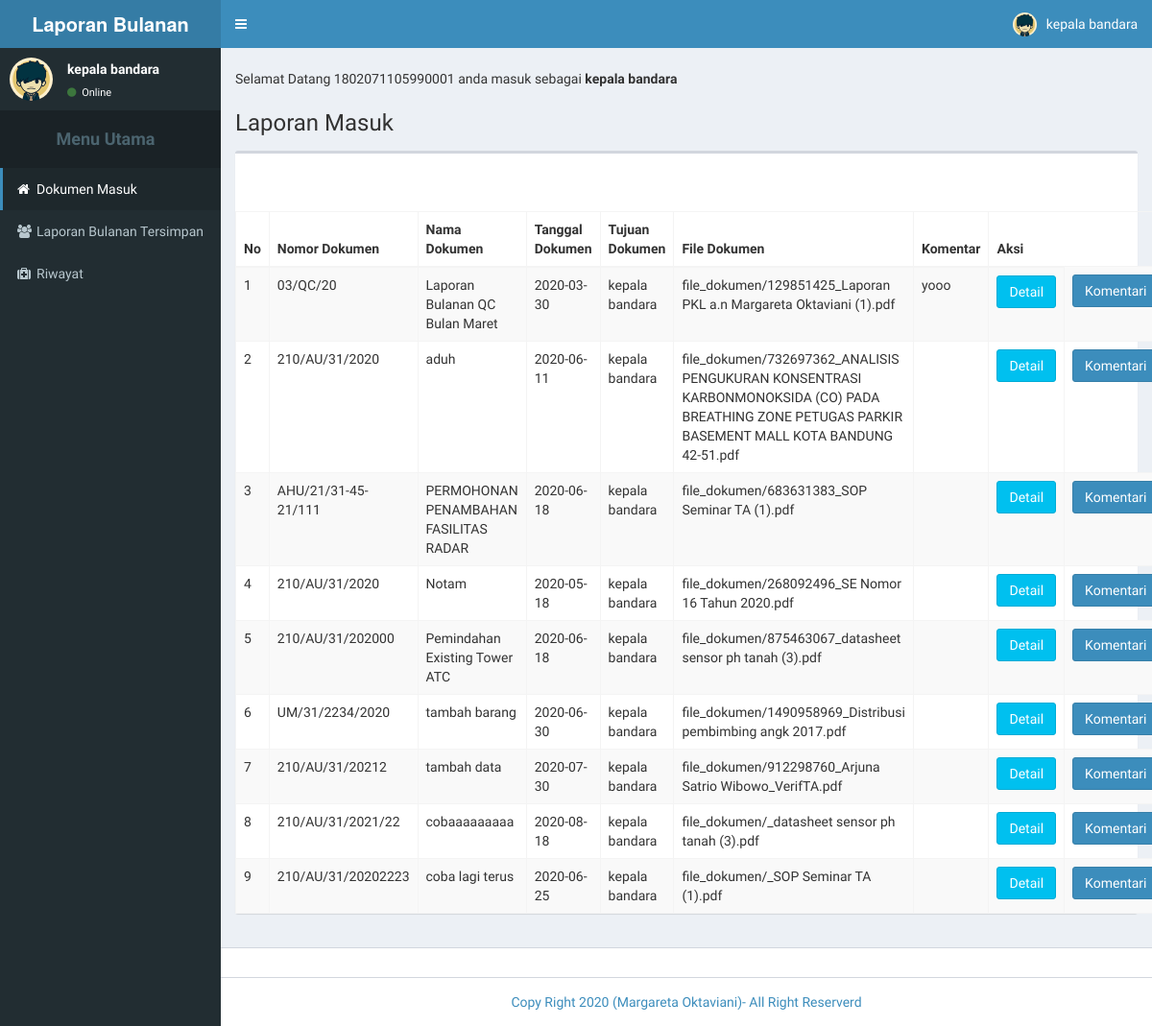
Page /kepalabandara/home.php (signed in) on the committed database.
### tables this page shows
CREATE TABLE `dokumen` (
  `id` int(4) NOT NULL,
  `nomor_dokumen` varchar(100) NOT NULL,
  `nama_dokumen` varchar(100) NOT NULL,
  `tanggal_dokumen` date NOT NULL,
  `tujuan_dokumen` enum('kepala bandara','kepala koordinator') NOT NULL,
  `file_dokumen` varchar(1000) NOT NULL,
  `komentar` varchar(1000) DEFAULT NULL,
  `status` tinyint(1) NOT NULL
);

### kepalabandara/list_laporan.php (the view, shortened to what this page needs)
<thead>
					<tr>
						<th>No</th>
                        <th>Nomor Dokumen</th>
						<th>Nama Dokumen</th>
						<th>Tanggal Dokumen</th>
						<th>Tujuan Dokumen</th>
						<th>File Dokumen</th>
						<th>Komentar</th>
						<th>Aksi</th>
					</tr>
				</thead>
				<tbody>
                    <?php
                        $no=0;
						$querydokumen = mysqli_query ($connect, "SELECT * FROM dokumen WHERE tujuan_dokumen ='kepala bandara';");
						while ($dokumen = mysqli_fetch_array ($querydokumen)){
                            $no++;
						?>
                                <tr>
									<td><?=$no;?></td>
                                    <td><?=$dokumen[nomor_dokumen];?></td>
									<td><?=$dokumen[nama_dokumen];?></td>
									<td><?=$dokumen[tanggal_dokumen];?></td>
									<td><?=$dokumen[tujuan_dokumen];?></td>
									<td><?=$dokumen[file_dokumen];?></td>
									<td><?=$dokumen[komentar];?></td>
									<td><a href='http://localhost/radinintenbaru/pegawaikampen/<?=$dokumen[file_dokumen];?>' class='open_modal_detail btn btn-info' dokumen='$dokumen[nomor_dokumen]'>Detail</a></td>
					<form method="POST" action="komentar.php">
					<td>
					<input type="submit" class="open_modal_edit btn btn-primary" value="Komentari">
					</td>
					</form>
					</tr>
					<?php }?>
				</tbody>

### kepalabandara/home.php (shortened to what this page needs)
<?php
include "../include/connect.php";
?>
<!DOCTYPE html>
<html>
<head>
  <link rel="stylesheet" href="../assets/bootstrap/css/bootstrap.min.css">
    <link rel="stylesheet" href="../assets/fa/css/font-awesome.css">
    <link rel="stylesheet" href="../assets/plugins/datatables/dataTables.bootstrap.css">
    <link rel="stylesheet" href="../assets/dist/css/AdminLTE.min.css">
    <link rel="stylesheet" href="../assets/dist/css/skins/_all-skins.min.css">
  </head>
<body class="hold-transition skin-blue sidebar-mini">
<div class="wrapper">
  <header class="main-header">
  <div class="logo">
<span class="logo-lg"><b>Laporan Bulanan </b></span>
</div>
  <nav class="navbar navbar-static-top" role="navigation">
    <a href="#" class="sidebar-toggle" data-toggle="offcanvas" role="button">
    </a>
    <div class="navbar-custom-menu">
      <ul class="nav navbar-nav">
        <li class="dropdown user user-menu">
          <a href="#" class="dropdown-toggle" data-toggle="dropdown">
	<img src="../assets/images/avatar0.jpg" class="user-image" alt="images">
  <span class="hidden-xs"><?php echo $_SESSION['role']; ?></span>
          </a>
          </li>
        </ul>
      </div>
    </nav>
  </header>
  <aside class="main-sidebar">
    <section class="sidebar">
      <div class="user-panel">
        <div class="pull-left image">
          <img src="../assets/images/avatar0.jpg" class="img-circle" alt="User Image">
        </div>
        <div class="pull-left info">
        <p><?php echo $_SESSION['role']; ?></p>
          <a href="#"><i class="fa fa-circle text-success"></i> Online</a>
        </div>
          </div>
          <ul class="sidebar-menu">
            <li class	="header"><h4><b><center>Menu Utama</center></b></h4></li>
            <li class	="active"><a href="home.php"><i class="fa fa-home"></i><span>Dokumen Masuk</span></a></li>
            <li><a href ="tersimpan.php"><i class="fa fa-users"></i><span>Laporan Bulanan Tersimpan</span></a></li>
            <li><a href ="riwayat.php"><i class="fa fa-medkit"></i><span>Riwayat</span></a></li>
          </ul>
        </section>
  </aside>
  <div class="content-wrapper">
    <section class="content-header">
    <h5>
        Selamat Datang <?php echo $_SESSION['nip']; ?> anda masuk sebagai <b> <?php echo $_SESSION['role']; ?> </b>
      </h5>
    </section>
 <section class="content-header">
          <h1>
            Laporan Masuk
          </h1>
        </section>
    <section class="content">
	<div class="row">
            <div class="col-xs-12">
              <div class="box">
                <div class="box-header">
                </div>
                  <br></br>
				  <table id="data" class="table table-bordered table-striped table-scalable">
          <?php
          include "list_laporan.php";
          ?>
          </table>
                </div>
              </div>
            </div>
          </div>
	</div>
		<footer class="main-footer">
		</footer>
<footer class="main-footer">
	<center>
				<a class="link" href="">Copy Right 2020 (Margareta Oktaviani)- All Right Reserverd</a>
			</center>
</footer>
</body>
</html>

### rows in the picture
dokumen: nomor_dokumen "03/QC/20", nama_dokumen "Laporan Bulanan QC Bulan Maret", tanggal_dokumen "2020-03-30", tujuan_dokumen "kepala bandara", file_dokumen "file_dokumen/129851425_Laporan PKL a.n Margareta Oktaviani (1).pdf", komentar "yooo"
dokumen: nomor_dokumen "210/AU/31/2020", nama_dokumen "aduh", tanggal_dokumen "2020-06-11", tujuan_dokumen "kepala bandara", file_dokumen "file_dokumen/732697362_ANALISIS PENGUKURAN KONSENTRASI KARBONMONOKSIDA (CO) PADA BREATHING ZONE PETUGAS PARKIR BASEMENT MALL KOTA BANDUNG 42-51.pdf"
dokumen: nomor_dokumen "AHU/21/31-45-21/111", nama_dokumen "PERMOHONAN PENAMBAHAN FASILITAS RADAR", tanggal_dokumen "2020-06-18", tujuan_dokumen "kepala bandara", file_dokumen "file_dokumen/683631383_SOP Seminar TA (1).pdf"
dokumen: nomor_dokumen "210/AU/31/2020", nama_dokumen "Notam", tanggal_dokumen "2020-05-18", tujuan_dokumen "kepala bandara", file_dokumen "file_dokumen/268092496_SE Nomor 16 Tahun 2020.pdf"
dokumen: nomor_dokumen "210/AU/31/202000", nama_dokumen "Pemindahan Existing Tower ATC", tanggal_dokumen "2020-06-18", tujuan_dokumen "kepala bandara", file_dokumen "file_dokumen/875463067_datasheet sensor ph tanah (3).pdf"
dokumen: nomor_dokumen "UM/31/2234/2020", nama_dokumen "tambah barang", tanggal_dokumen "2020-06-30", tujuan_dokumen "kepala bandara", file_dokumen "file_dokumen/1490958969_Distribusi pembimbing angk 2017.pdf"
dokumen: nomor_dokumen "210/AU/31/20212", nama_dokumen "tambah data", tanggal_dokumen "2020-07-30", tujuan_dokumen "kepala bandara", file_dokumen "file_dokumen/912298760_Arjuna Satrio Wibowo_VerifTA.pdf"
dokumen: nomor_dokumen "210/AU/31/2021/22", nama_dokumen "cobaaaaaaaaa", tanggal_dokumen "2020-08-18", tujuan_dokumen "kepala bandara", file_dokumen "file_dokumen/_datasheet sensor ph tanah (3).pdf"
dokumen: nomor_dokumen "210/AU/31/20202223", nama_dokumen "coba lagi terus", tanggal_dokumen "2020-06-25", tujuan_dokumen "kepala bandara", file_dokumen "file_dokumen/_SOP Seminar TA (1).pdf"

### other values in the picture
$_SESSION['role'] "kepala bandara"
$_SESSION['nip'] "1802071105990001"
